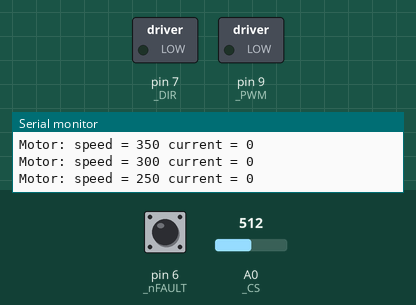
Recording of a sketch running on a simulated Arduino Uno, built with avr-gcc and run on an emulated ATmega328P. On the bench: switched loads named in the sketch (green lamp = pin HIGH), the last lines printed to the serial monitor. The inputs (shaded band) are chosen by the test bench; at power-on: A0 (_CS) = 512, pin 6 (_nFAULT) HIGH. Pins used as bus, display or sensor lines are not drawn. At 4.3 s the program stops and its outputs stay as they are.

Above: at 1.2 s.
1.3 s: A0 (_CS) set to 716
At 1.95 s:
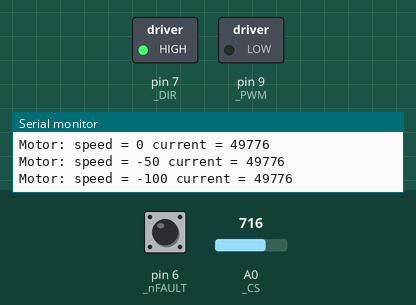
4.3 s: pin 6 (_nFAULT) pulled LOW for 0.15 s
At 5.3 s:
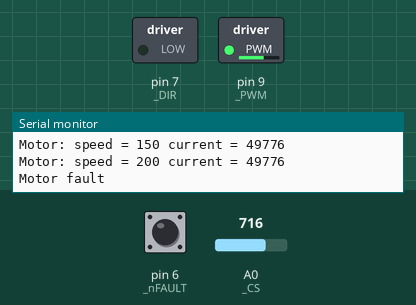
Timing chart, 0 to 5.8 s (numbered marks = the images above; inputs shaded):
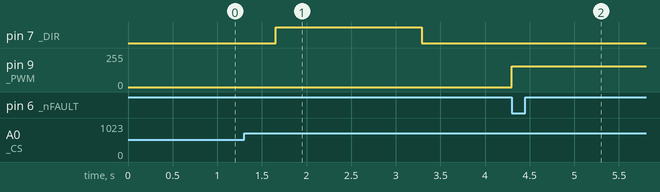

Measured:
- after the input at 1.3 s, pin 9 (_PWM): stays 0/255 (without the input it goes to 158/255 after 3.0 s)
- after the input at 4.3 s, pin 7 (_DIR): stays LOW (without the input it goes to HIGH after 1.1 s); pin 9 (_PWM): 0/255 → 157/255 at once

The sketch:

Motor.ino
```cpp
#include "G2Motor.h"

const int PIN_nSLEEP = 2;
const int PIN_nFAULT = 6;
const int PIN_DIR = 7;
const int PIN_PWM = 9;
const int PIN_CS = A0;

// Initialize motor driver class (dependent on driver version).
G2Motor18v18 md = G2Motor18v18(PIN_nSLEEP, PIN_DIR, PIN_PWM, PIN_nFAULT, PIN_CS);

void stopIfFault() {
	if (md.getFault()) {
		md.disableDriver();
		delay(1);
		Serial.println("Motor fault");
		while (1);
	}
}

void setup() {
  Serial.begin(115200);
  Serial.println("G2 High Power Motor Driver 18v17");
  md.init();
  md.calibrateCurrentOffset();

  delay(10);

  // Uncomment to flip motor's direction:
  //md.flip(true);
}

void loop()
{
	int i = 0;
	md.enableDriver();
	delay(1);  // The driver requires a maximum of 1ms to elapse when brought out of sleep mode.

	Serial.println("Starting");
	for (i = 0; i <= 400; i++)
	{
		md.setSpeed(i);
		stopIfFault();
		if (i % 50 == 0)
		{
			Serial.print("Motor: speed = ");
			Serial.print(i);
			Serial.print(" current = ");
			Serial.println(md.getCurrentMilliamps());
		}
		delay(2);
	}

	for (i = 400; i >= -400; i--)
	{
		md.setSpeed(i);
		stopIfFault();
		if (i % 50 == 0)
		{
			Serial.print("Motor: speed = ");
			Serial.print(i);
			Serial.print(" current = ");
			Serial.println(md.getCurrentMilliamps());
		}
		delay(2);
	}

	for (i = -400; i <= 0; i++)
	{
		md.setSpeed(i);
		stopIfFault();
		if (i % 50 == 0)
		{
			Serial.print("Motor: speed = ");
			Serial.print(i);
			Serial.print(" current = ");
			Serial.println(md.getCurrentMilliamps());
		}
		delay(2);
	}

	md.disableDriver(); // Put the MOSFET drivers into sleep mode.
	delay(500);
}
```

G2Motor.cpp
```cpp
#include "G2Motor.h"

boolean G2Motor::_flip = false;

// Constructors

G2Motor::G2Motor()
{
	_nSLEEP = 2;
	_nFAULT = 6;
	_DIR = 7;
	_PWM = 9;
	_CS = A0;
}

G2Motor::G2Motor(unsigned char nSLEEP, unsigned char DIR, unsigned char PWM, unsigned char nFAULT, unsigned char CS)
{
	_nSLEEP = nSLEEP;
	_nFAULT = nFAULT;
	_DIR = DIR;
	_PWM = PWM;
	_CS = CS;
}

// Public Methods
void G2Motor::init()
{
	pinMode(_nSLEEP, OUTPUT);
	pinMode(_PWM, OUTPUT);
	pinMode(_nFAULT, INPUT_PULLUP);
	pinMode(_CS, INPUT);
	pinMode(_DIR, OUTPUT);

#ifdef G2MOTOR_TIMER1_AVAILABLE
	if (_PWM == _PWM_TIMER1_PIN && _PWM == _PWM_TIMER1_PIN)
	{
		// Timer 1 configuration
		// prescaler: clockI/O / 1
		// outputs enabled
		// phase-correct PWM
		// top of 400
		//
		// PWM frequency calculation
		// 16MHz / 1 (prescaler) / 2 (phase-correct) / 400 (top) = 20kHz
		TCCR1A = 0b10100000;
		TCCR1B = 0b00010001;
		ICR1 = 400;
	}
#endif
}

// Set speed for motor, speed is a number betwenn -400 and 400
void G2Motor::setSpeed(int speed)
{
	unsigned char reverse = 0;

	if (speed < 0)
	{
		speed = -speed;  // Make speed a positive quantity
		reverse = 1;  // Preserve the direction
	}
	if (speed > 400)  // Max PWM dutycycle
		speed = 400;

#ifdef G2MOTOR_TIMER1_AVAILABLE
	if (_PWM == _PWM_TIMER1_PIN && _PWM == _PWM_TIMER1_PIN)
	{
		OCR1A = speed;
	}
	else
	{
		analogWrite(_PWM, speed * 51 / 80); // map 400 to 255
	}
#else
	analogWrite(_PWM, speed * 51 / 80); // map 400 to 255
#endif

	// flip if speed was negative or _flip setting is active, but not both
	if (reverse ^ _flip)
	{
		digitalWrite(_DIR, HIGH);
	}
	else
	{
		digitalWrite(_DIR, LOW);
	}
}

// Return error status for motor
unsigned char G2Motor::getFault()
{
	return !digitalRead(_nFAULT);
}

void G2Motor::flip(boolean flip)
{
	G2Motor::_flip = flip;
}

// Enables the MOSFET driver.
void G2Motor::enableDriver()
{
	digitalWrite(_nSLEEP, HIGH);
}

// Puts the MOSFET driver into sleep mode.
void G2Motor::disableDriver()
{
	digitalWrite(_nSLEEP, LOW);
}

unsigned int G2Motor::getCurrentReading()
{
	return analogRead(_CS);
}

// Set voltage offset of current reading at 0 speed.
void G2Motor::calibrateCurrentOffset()
{
	setSpeed(0);
	enableDriver();
	delay(1);
	G2Motor::_offset = getCurrentReading();
}

// Return motor current in milliamps using the gain value for the specific version.
unsigned int G2Motor::getCurrentMilliamps(int gain)
{
	// 5V / 1024 ADC counts / gain mV per A
	// The 24v14, 18v18 and 24v18 results in 244 mA per count.
	// The 18v22 results in 488 mA per count.
	unsigned int mAPerCount = 5000000/1024/gain;
	int reading = (getCurrentReading() - G2Motor::_offset);
	if (reading > 0)
	{
		return reading * mAPerCount;
	}
	return 0;
}

// Return motor current in milliamps for 24v14 version.
unsigned int G2Motor24v14::getCurrentMilliamps()
{
	return G2Motor::getCurrentMilliamps(20);
}

// Return motor current in milliamps for 18v18 version.
unsigned int G2Motor18v18::getCurrentMilliamps()
{
	return G2Motor::getCurrentMilliamps(20);
}

// Return motor current in milliamps for 24v18 version.
unsigned int G2Motor24v18::getCurrentMilliamps()
{
	return G2Motor::getCurrentMilliamps(20);
}

// Return motor current in milliamps for 18v22 version.
unsigned int G2Motor18v22::getCurrentMilliamps()
{
	return G2Motor::getCurrentMilliamps(10);
}
```

G2Motor.h
```cpp
#pragma once

#if defined(__AVR_ATmega168__) || defined(__AVR_ATmega328P__) || \
    defined(__AVR_ATmega328PB__) || defined (__AVR_ATmega32U4__)
  #define G2MOTOR_TIMER1_AVAILABLE
#endif

#include <Arduino.h>

class G2Motor
{
  public:
    // CONSTRUCTORS
    G2Motor();
    G2Motor(unsigned char nSLEEP,
            unsigned char DIR,
            unsigned char PWM,
            unsigned char nFAULT,
            unsigned char CS);

    // PUBLIC METHODS
    void init();
    void setSpeed(int speed); // Set speed.
    unsigned char getFault(); // Get fault reading.
    void flip(boolean flip); // Flip the direction of the speed.
    void enableDriver(); // Enables the MOSFET driver.
    void disableDriver(); // Puts the MOSFET driver into sleep mode.
    unsigned int getCurrentReading();
    void calibrateCurrentOffset();
    unsigned int getCurrentMilliamps(int gain);

  protected:
    unsigned int _offset;

  private:
    unsigned char _PWM;
    static const unsigned char _PWM_TIMER1_PIN = 9;	// can also use 10
    unsigned char _nSLEEP;
    unsigned char _DIR;
    unsigned char _nFAULT;
    unsigned char _CS;
    static boolean _flip;

};

class G2Motor24v14 : public G2Motor
{
  public:
    using G2Motor::G2Motor;
    unsigned int getCurrentMilliamps(); // Get current reading.
};

class G2Motor18v18 : public G2Motor
{
  public:
    using G2Motor::G2Motor;
    unsigned int getCurrentMilliamps(); // Get current reading.
};

class G2Motor24v18 : public G2Motor
{
  public:
    using G2Motor::G2Motor;
    unsigned int getCurrentMilliamps(); // Get current reading.
};

class G2Motor18v22 : public G2Motor
{
  public:
    using G2Motor::G2Motor;
    unsigned int getCurrentMilliamps(); // Get current reading.
};
```
